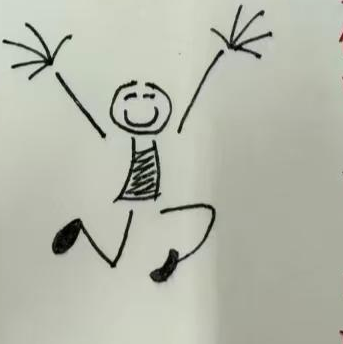
%> input picture 控制理论/古典控制理论/figures/子昕手绘.png, 343 x 344 px
$ octave --eval "prep_cover_image;"   (GNU Octave 9; MATLAB toolbox functions it lacks are replaced by stand-ins)
%> lines starting %> are read from the running program, lines starting %| are printed output that depends on the picture; in (x1, y1, x2, y2) boxes, pixels count from 0 and x2, y2 are one past the last pixel; in counts of white or black regions, pixels touching at a corner belong together; the program's own positions count from 1
function prep_cover_image
%PREP_COVER_IMAGE 封面手绘图的预处理
%   输入：子昕手绘.png（原始照片）
%   处理：裁去四周空白与右缘杂边；用分块背景估计做光照平整，消除照片
%         的渐变阴影，使纸面背景成为均匀纯白；再轻微提高墨迹对比。
%   输出：子昕手绘_封面.png（供 cover_李思风.tex 作封面插图使用）
close all;

A = imread('子昕手绘.png');
%> A is the input picture: size 344x343x3 uint8; mean R, G, B 180.5, 183.6, 170.4
G = im2double(im2gray(A));

% ---- 墨迹范围（排除右缘的杂边）----
m = G < 150/255;
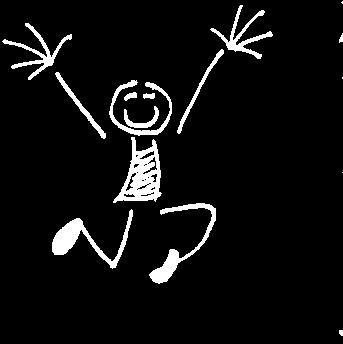
%> m: size 344x343 logical; 6% white; 16 white regions (3 under 20 px), largest, box (x1, y1, x2, y2) and area: (113, 137, 162, 203) 1567, (52, 209, 133, 269) 1169, (149, 203, 216, 284) 1039
m(:, 330:end) = false;
[r, c] = find(m);
%> r = 6995 values from 6 to 284; c = 6995 values from 3 to 273
mg = 12;                                       % 四周留白（像素）
r1 = max(1, min(r)-mg);  r2 = min(size(G,1), max(r)+mg);
%> after `r1 = max(1, min(r)-mg)`: r1 = 1
%> after `r2 = min(size(G,1), max(r)+mg)`: r2 = 296
c1 = max(1, min(c)-mg);  c2 = min(size(G,2), max(c)+mg);
%> after `c1 = max(1, min(c)-mg)`: c1 = 1
%> after `c2 = min(size(G,2), max(c)+mg)`: c2 = 285
B  = G(r1:r2, c1:c2);
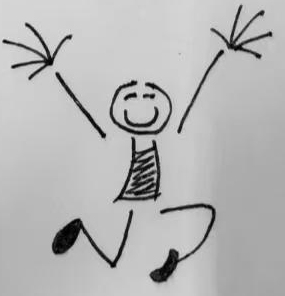
%> B: size 296x285 double; min 0, max 0.898, mean 0.711
[nr, nc] = size(B);
%> nr = 296; nc = 285

% ---- 分块估计背景光照（每块取 90 分位亮度）----
gb   = 24;                                     % 分块大小（像素）
nrB  = ceil(nr/gb);  ncB = ceil(nc/gb);
%> after `nrB = ceil(nr/gb)`: nrB = 13
%> after `ncB = ceil(nc/gb)`: ncB = 12
bgc  = zeros(nrB, ncB);
for i = 1:nrB
    for j = 1:ncB
        blk = B((i-1)*gb+1:min(i*gb,nr), (j-1)*gb+1:min(j*gb,nc));
        s   = sort(blk(:));
        bgc(i,j) = s(max(1, round(0.9*numel(s))));
    end
end

% ---- 插值成全尺寸背景，并做光照平整（除法校正）----
[Xc, Yc] = meshgrid(((1:ncB)-0.5)*gb, ((1:nrB)-0.5)*gb);
[xi, yi] = meshgrid(1:nc, 1:nr);
xi = min(max(xi, Xc(1)), Xc(end));
yi = min(max(yi, Yc(1)), Yc(end));
BG = interp2(Xc, Yc, bgc, xi, yi, 'linear');
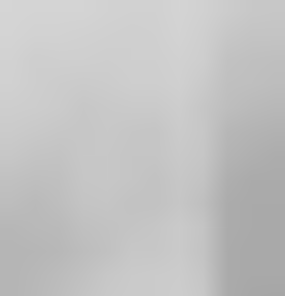
%> BG: size 296x285 double; min 0.653, max 0.835, mean 0.766
B  = B ./ max(BG, 0.2);
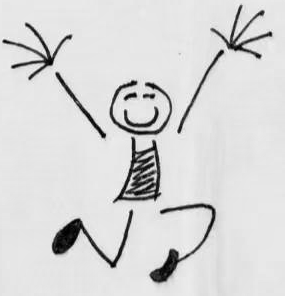
%> B: size 296x285 double; min 0, max 1.1, mean 0.929; drawn with min black and max white

% ---- 提白与轻微对比 ----
B = min(1, max(0, (B - 0.05)/(0.88)));
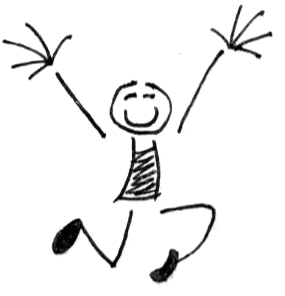
%> B: size 296x285 double; min 0, max 1, mean 0.94

imwrite(B, '子昕手绘_封面.png');
fprintf('输出 子昕手绘_封面.png：%d x %d 像素\n', size(B,2), size(B,1));
%| 输出 子昕手绘_封面.png：285 x 296 像素
end
